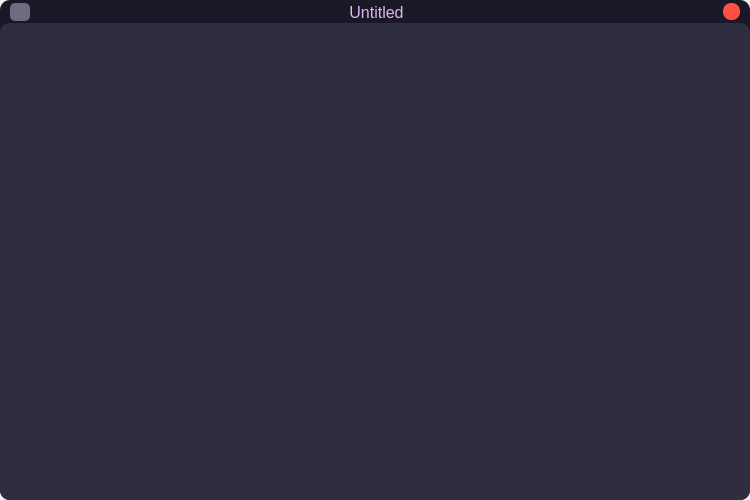
<?xml version="1.0" encoding="UTF-8"?>
<ui version="4.0">
 <class>MainWindow</class>
 <widget class="QMainWindow" name="MainWindow">
  <property name="geometry">
   <rect>
    <x>0</x>
    <y>0</y>
    <width>750</width>
    <height>500</height>
   </rect>
  </property>
  <property name="minimumSize">
   <size>
    <width>500</width>
    <height>300</height>
   </size>
  </property>
  <property name="font">
   <font>
    <family>JetBrainsMonoMedium NF</family>
    <pointsize>11</pointsize>
   </font>
  </property>
  <property name="windowTitle">
   <string>MainWindow</string>
  </property>
  <property name="styleSheet">
   <string notr="true">QScrollBar:vertical {
	width: 1px
}</string>
  </property>
  <widget class="QWidget" name="centralwidget">
   <property name="enabled">
    <bool>true</bool>
   </property>
   <layout class="QVBoxLayout" name="drop_shadow_layout">
    <property name="spacing">
     <number>0</number>
    </property>
    <property name="leftMargin">
     <number>0</number>
    </property>
    <property name="topMargin">
     <number>0</number>
    </property>
    <property name="rightMargin">
     <number>0</number>
    </property>
    <property name="bottomMargin">
     <number>0</number>
    </property>
    <item>
     <widget class="QFrame" name="drop_shadow_frame">
      <property name="font">
       <font>
        <pointsize>11</pointsize>
       </font>
      </property>
      <property name="styleSheet">
       <string notr="true">border-radius: 10px;
background-color: #1A1826;</string>
      </property>
      <property name="frameShape">
       <enum>QFrame::NoFrame</enum>
      </property>
      <property name="frameShadow">
       <enum>QFrame::Plain</enum>
      </property>
      <layout class="QVBoxLayout" name="verticalLayout">
       <property name="spacing">
        <number>0</number>
       </property>
       <property name="leftMargin">
        <number>0</number>
       </property>
       <property name="topMargin">
        <number>3</number>
       </property>
       <property name="rightMargin">
        <number>0</number>
       </property>
       <property name="bottomMargin">
        <number>0</number>
       </property>
       <item>
        <widget class="QFrame" name="title_bar">
         <property name="maximumSize">
          <size>
           <width>16777215</width>
           <height>20</height>
          </size>
         </property>
         <property name="styleSheet">
          <string notr="true">background-color: none</string>
         </property>
         <property name="frameShape">
          <enum>QFrame::NoFrame</enum>
         </property>
         <property name="frameShadow">
          <enum>QFrame::Raised</enum>
         </property>
         <layout class="QHBoxLayout" name="horizontalLayout">
          <property name="leftMargin">
           <number>10</number>
          </property>
          <property name="topMargin">
           <number>0</number>
          </property>
          <property name="rightMargin">
           <number>10</number>
          </property>
          <property name="bottomMargin">
           <number>2</number>
          </property>
          <item>
           <widget class="QPushButton" name="btn_hotkey">
            <property name="maximumSize">
             <size>
              <width>20</width>
              <height>20</height>
             </size>
            </property>
            <property name="font">
             <font>
              <pointsize>11</pointsize>
              <italic>true</italic>
             </font>
            </property>
            <property name="cursor">
             <cursorShape>PointingHandCursor</cursorShape>
            </property>
            <property name="styleSheet">
             <string notr="true">color: rgb(213, 213, 213);

background-color: #6E6C7E;

border-radius: 5;</string>
            </property>
            <property name="text">
             <string/>
            </property>
           </widget>
          </item>
          <item>
           <widget class="QFrame" name="frame_fkeys">
            <property name="minimumSize">
             <size>
              <width>0</width>
              <height>0</height>
             </size>
            </property>
            <property name="maximumSize">
             <size>
              <width>0</width>
              <height>0</height>
             </size>
            </property>
            <property name="styleSheet">
             <string notr="true"/>
            </property>
            <property name="frameShape">
             <enum>QFrame::StyledPanel</enum>
            </property>
            <property name="frameShadow">
             <enum>QFrame::Raised</enum>
            </property>
            <widget class="QPushButton" name="btn_save">
             <property name="geometry">
              <rect>
               <x>227</x>
               <y>11</y>
               <width>0</width>
               <height>0</height>
              </rect>
             </property>
             <property name="maximumSize">
              <size>
               <width>0</width>
               <height>0</height>
              </size>
             </property>
             <property name="text">
              <string/>
             </property>
             <property name="shortcut">
              <string>Ctrl+S</string>
             </property>
            </widget>
            <widget class="QPushButton" name="btn_save_as">
             <property name="geometry">
              <rect>
               <x>154</x>
               <y>11</y>
               <width>0</width>
               <height>0</height>
              </rect>
             </property>
             <property name="maximumSize">
              <size>
               <width>0</width>
               <height>0</height>
              </size>
             </property>
             <property name="text">
              <string/>
             </property>
             <property name="shortcut">
              <string>Ctrl+Shift+S</string>
             </property>
            </widget>
            <widget class="QPushButton" name="btn_open">
             <property name="geometry">
              <rect>
               <x>82</x>
               <y>11</y>
               <width>0</width>
               <height>0</height>
              </rect>
             </property>
             <property name="maximumSize">
              <size>
               <width>0</width>
               <height>0</height>
              </size>
             </property>
             <property name="text">
              <string/>
             </property>
             <property name="shortcut">
              <string>Ctrl+O</string>
             </property>
            </widget>
            <widget class="QPushButton" name="btn_file_close">
             <property name="geometry">
              <rect>
               <x>9</x>
               <y>11</y>
               <width>0</width>
               <height>0</height>
              </rect>
             </property>
             <property name="maximumSize">
              <size>
               <width>0</width>
               <height>0</height>
              </size>
             </property>
             <property name="text">
              <string/>
             </property>
             <property name="shortcut">
              <string>Ctrl+W</string>
             </property>
            </widget>
           </widget>
          </item>
          <item>
           <widget class="QLabel" name="label_title">
            <property name="maximumSize">
             <size>
              <width>16777215</width>
              <height>20</height>
             </size>
            </property>
            <property name="font">
             <font>
              <pointsize>12</pointsize>
              <italic>false</italic>
              <bold>false</bold>
             </font>
            </property>
            <property name="styleSheet">
             <string notr="true">color: #DDB6F2;

</string>
            </property>
            <property name="text">
             <string>Untitled</string>
            </property>
            <property name="alignment">
             <set>Qt::AlignCenter</set>
            </property>
           </widget>
          </item>
          <item>
           <widget class="QFrame" name="spacer1">
            <property name="enabled">
             <bool>false</bool>
            </property>
            <property name="maximumSize">
             <size>
              <width>0</width>
              <height>0</height>
             </size>
            </property>
            <property name="frameShape">
             <enum>QFrame::StyledPanel</enum>
            </property>
            <property name="frameShadow">
             <enum>QFrame::Raised</enum>
            </property>
           </widget>
          </item>
          <item>
           <widget class="QPushButton" name="btn_close">
            <property name="minimumSize">
             <size>
              <width>16</width>
              <height>16</height>
             </size>
            </property>
            <property name="maximumSize">
             <size>
              <width>17</width>
              <height>17</height>
             </size>
            </property>
            <property name="font">
             <font>
              <pointsize>13</pointsize>
              <bold>true</bold>
             </font>
            </property>
            <property name="cursor">
             <cursorShape>PointingHandCursor</cursorShape>
            </property>
            <property name="styleSheet">
             <string notr="true">QPushButton {
	border: none;
	border-radius: 8px;
	background-color: rgb(253, 81, 67);
}

QPushButton:hover {
	background-color: rgba(254, 79, 69, 150);
}</string>
            </property>
            <property name="text">
             <string/>
            </property>
            <property name="shortcut">
             <string>Ctrl+Shift+Q</string>
            </property>
           </widget>
          </item>
         </layout>
        </widget>
       </item>
       <item>
        <widget class="QFrame" name="contents_frame">
         <property name="styleSheet">
          <string notr="true">background-color: none</string>
         </property>
         <property name="frameShape">
          <enum>QFrame::StyledPanel</enum>
         </property>
         <property name="frameShadow">
          <enum>QFrame::Raised</enum>
         </property>
         <layout class="QHBoxLayout" name="horizontalLayout_2">
          <property name="leftMargin">
           <number>0</number>
          </property>
          <property name="topMargin">
           <number>0</number>
          </property>
          <property name="rightMargin">
           <number>0</number>
          </property>
          <property name="bottomMargin">
           <number>0</number>
          </property>
          <item>
           <widget class="QFrame" name="editor_frame">
            <property name="styleSheet">
             <string notr="true">background-color: #302D41;</string>
            </property>
            <property name="frameShape">
             <enum>QFrame::StyledPanel</enum>
            </property>
            <property name="frameShadow">
             <enum>QFrame::Raised</enum>
            </property>
            <layout class="QHBoxLayout" name="horizontalLayout_4">
             <property name="leftMargin">
              <number>5</number>
             </property>
             <property name="topMargin">
              <number>5</number>
             </property>
             <property name="rightMargin">
              <number>5</number>
             </property>
             <property name="bottomMargin">
              <number>5</number>
             </property>
             <item>
              <widget class="QPlainTextEdit" name="editor">
               <property name="font">
                <font>
                 <pointsize>11</pointsize>
                </font>
               </property>
               <property name="styleSheet">
                <string notr="true">color: #F28FAD;

background-color: #302D41;

border: 1px solid rgba(0, 255, 255, 25);

border-radius: 10px;

border: 0;</string>
               </property>
              </widget>
             </item>
            </layout>
           </widget>
          </item>
         </layout>
        </widget>
       </item>
      </layout>
     </widget>
    </item>
   </layout>
  </widget>
 </widget>
 <resources/>
 <connections/>
</ui>
